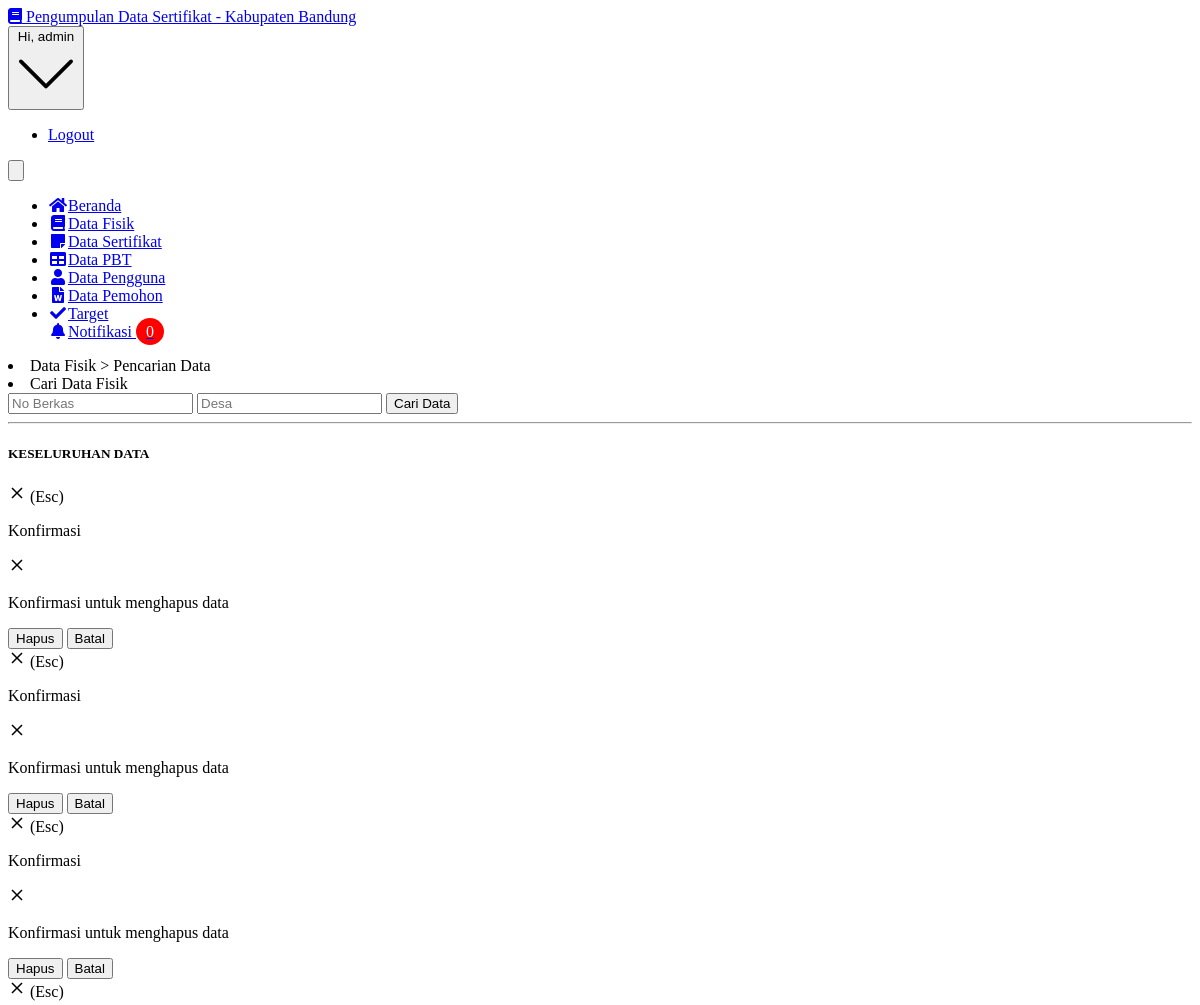
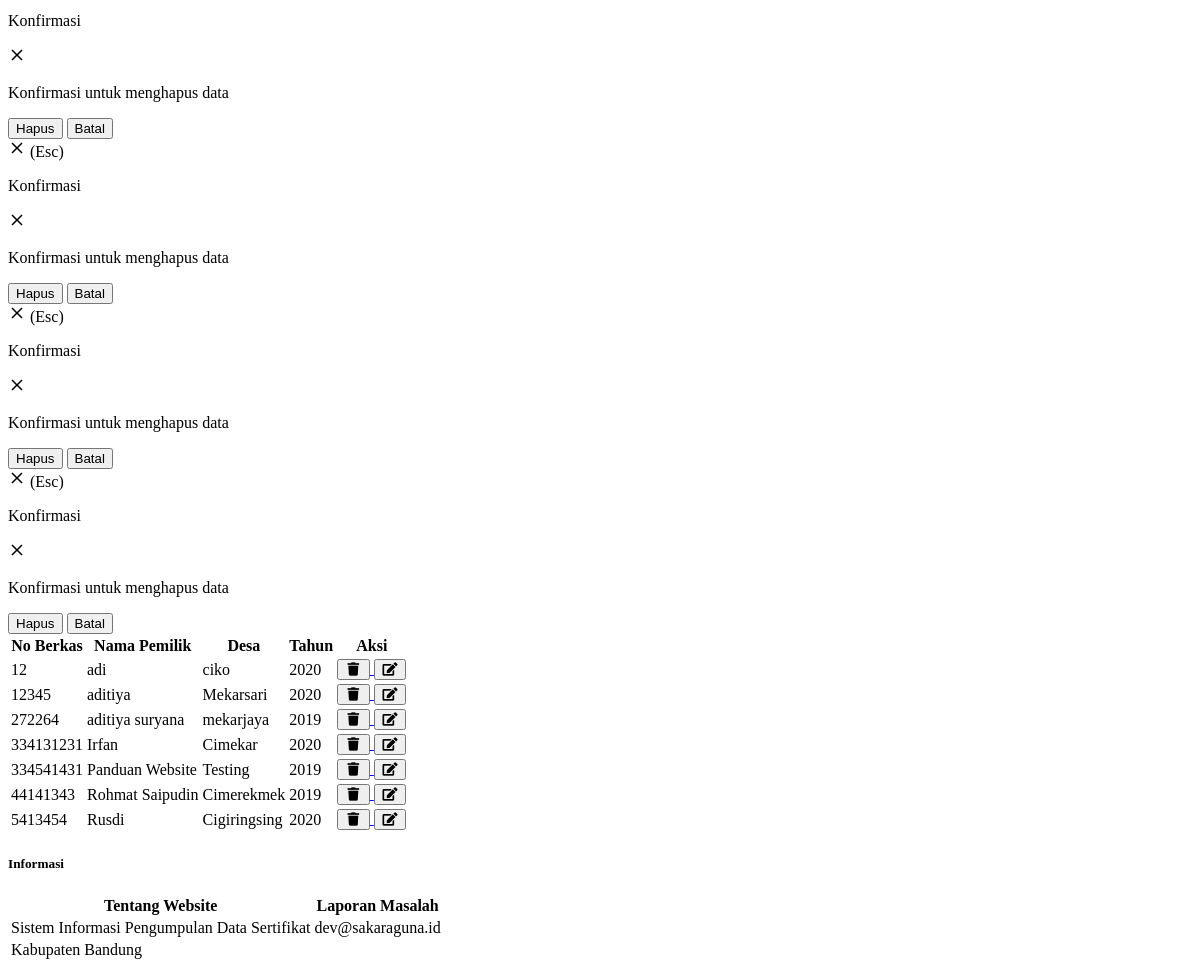
The page /admin/fisik.php (signed in) on the database its author committed (2 pictures, top to bottom).
### tables this page shows
CREATE TABLE `data_fisik` (
  `no_berkas` varchar(20) NOT NULL,
  `desa` varchar(30) NOT NULL,
  `nama` varchar(50) NOT NULL,
  `no_hak` varchar(50) NOT NULL,
  `no_sertifikat` varchar(50) NOT NULL,
  `status` varchar(20) NOT NULL,
  `tahun` varchar(20) NOT NULL
);

### admin/fisik.php (the view, shortened to what this page needs)
<?php
include '../core/conn.php';
$ambilNotif = mysqli_query($connection,"SELECT * FROM permohonan WHERE notif = 'unread' ORDER BY id_permohonan ASC");
$jumlahNotif = mysqli_num_rows($ambilNotif);
if(isset($_GET['submit'])){
  $berkas = filter_input(INPUT_GET, 'berkas', FILTER_SANITIZE_STRING);
  $desa = filter_input(INPUT_POST, 'desa', FILTER_SANITIZE_STRING);
  $data = mysqli_query($connection, "SELECT * FROM data_fisik WHERE no_berkas LIKE '%".$berkas."%' AND desa LIKE '%".$desa."%'");
  $judul = "HASIL PENCARIAN";
}else{
  $data = mysqli_query($connection, "SELECT * FROM data_fisik");
  $judul = "KESELURUHAN DATA";
}
?>
<!DOCTYPE html>
<html lang="en">
  <head>
    <link rel="stylesheet" href="https://use.fontawesome.com/releases/v5.3.1/css/all.css">
    <link href="../assets/css/style.css" rel="stylesheet" type="text/css">
  </head>
  <body class="bg-gray-100 font-sans leading-normal tracking-normal">
    <nav id="header" class="bg-white fixed w-full z-10 top-0 shadow">
      <div class="w-full container mx-auto flex flex-wrap items-center mt-0 pt-3 pb-3 md:pb-0">
        <div class="w-1/2 pl-2 md:pl-0">
          <a class="text-gray-900 text-base xl:text-xl no-underline hover:no-underline font-bold" href="#">
          <i class="fas fa-book text-orange-600 pr-3"></i> Pengumpulan Data Sertifikat - Kabupaten Bandung
          </a>
        </div>
        <div class="w-1/2 pr-0">
          <div class="flex relative inline-block float-right">
            <div class="relative text-sm">
              <button id="userButton" class="flex items-center focus:outline-none mr-3">
                 <span class="hidden md:inline-block">Hi, <?php echo $_SESSION['username'];?></span>
              </button>
              <div id="userMenu" class="bg-white rounded shadow-md mt-2 absolute mt-12 top-0 right-0 min-w-full overflow-auto z-30 invisible">
                <ul class="list-reset">
                  <li><a href="../core/logout.php" class="px-4 py-2 block text-gray-900 hover:bg-gray-400 no-underline hover:no-underline">Logout</a></li>
                </ul>
              </div>
            </div>
            <div class="block lg:hidden pr-4">
              <button id="nav-toggle" class="flex items-center px-3 py-2 border rounded text-gray-500 border-gray-600 hover:text-gray-900 hover:border-teal-500 appearance-none focus:outline-none">
              </button>
            </div>
          </div>
        </div>
        <div class="w-full flex-grow lg:flex lg:items-center lg:w-auto hidden lg:block mt-2 lg:mt-0 bg-white z-20" id="nav-content">
          <ul class="list-reset lg:flex flex-1 items-center px-4 md:px-0">
            <li class="mr-6 my-2 md:my-0">
              <a href="index.php" class="block py-1 md:py-3 pl-1 align-middle text-gray-500 no-underline hover:text-gray-900 border-b-2 border-white hover:border-orange-600">
              <i class="fas fa-home fa-fw mr-3 text-gray-500"></i><span class="pb-1 md:pb-0 text-sm">Beranda</span>
              </a>
            </li>
            <li class="mr-6 my-2 md:my-0">
              <a href="fisik.php" class="block py-1 md:py-3 pl-1 align-middle text-pink-600 no-underline hover:text-gray-900 border-b-2 border-pink-500 hover:border-pink-500">
              <i class="fas fa-book fa-fw mr-3"></i><span class="pb-1 md:pb-0 text-sm">Data Fisik</span>
              </a>
            </li>
            <li class="mr-6 my-2 md:my-0">
              <a href="sertifikat.php" class="block py-1 md:py-3 pl-1 align-middle text-gray-500 no-underline hover:text-gray-900 border-b-2 border-white hover:border-purple-500">
              <i class="fa fa-sticky-note fa-fw mr-3"></i><span class="pb-1 md:pb-0 text-sm">Data Sertifikat</span>
              </a>
            </li>
            <li class="mr-6 my-2 md:my-0">
              <a href="pbt.php" class="block py-1 md:py-3 pl-1 align-middle text-gray-500 no-underline hover:text-gray-900 border-b-2 border-white hover:border-green-500">
              <i class="fas fa-table fa-fw mr-3"></i><span class="pb-1 md:pb-0 text-sm">Data PBT</span>
              </a>
            </li>
            <li class="mr-6 my-2 md:my-0">
              <a href="users.php" class="block py-1 md:py-3 pl-1 align-middle text-gray-500 no-underline hover:text-gray-900 border-b-2 border-white hover:border-red-500">
              <i class="fa fa-user fa-fw mr-3"></i><span class="pb-1 md:pb-0 text-sm">Data Pengguna</span>
              </a>
            </li>
            <li class="mr-6 my-2 md:my-0">
              <a href="permohonan.php" class="block py-1 md:py-3 pl-1 align-middle text-gray-500 no-underline hover:text-gray-900 border-b-2 border-white hover:border-blue-500">
              <i class="fa fa-file-word fa-fw mr-3"></i><span class="pb-1 md:pb-0 text-sm">Data Pemohon</span>
              </a>
            </li>
            <li class="mr-6 my-2 md:my-0">
              <a href="target.php" class="block py-1 md:py-3 pl-1 align-middle text-gray-500 no-underline hover:text-gray-900 border-b-2 border-white hover:border-yellow-500">
              <i class="fa fa-check fa-fw mr-3"></i><span class="pb-1 md:pb-0 text-sm">Target</span>
              </a>
            </li>
            <li class="dropdown mr-6 my-2 md:my-0">
              <a href="#" class="block py-1 md:py-3 pl-1 align-middle text-gray-500 no-underline hover:text-gray-900 border-b-2 border-white">
              <i class="fa fa-bell fa-fw mr-3"></i><span class="pb-1 md:pb-0 text-sm">Notifikasi <span class="badge"><?php echo $jumlahNotif;?></span></span>
              </a>
            </li>
          </ul>
        </div>
      </div>
    </nav>
    <div class="container w-full mx-auto pt-20">
      <div class="w-full px-4 md:px-0 md:mt-8 mb-16 text-gray-800 leading-normal ">
        <div class="inline flex flex-wrap items-center justify-center">
          <div class="w-full md:w-1/2 xl:w-1/2 p-3">
            <div class="bg-white border rounded shadow p-2">
              <form action="" method="GET" class="bg-white rounded p-10">
                <li class="list-none"><span class="text-sm text-gray-500">Data Fisik > Pencarian Data</span></li>
                <li class="list-none"><span class="text-xl font-bold">Cari Data Fisik</span></li>
                <input autocomplete=off type="text" class="mt-3 inline-block bg-gray-200 focus:border-green-500 focus:border-6 shadow-sm appearance-none border rounded w-full py-2 px-3 text-sm text-gray-700 leading-normal focus:outline-none mb-4" placeholder="No Berkas" name="berkas"/>
                <input autocomplete=off type="text" class="mt-1 inline-block bg-gray-200 focus:border-green-500 focus:border-6 shadow-sm appearance-none border rounded w-full py-2 px-3 text-sm text-gray-700 leading-normal focus:outline-none mb-4" placeholder="Desa" name="desa"/>
                <input  class="mt-1 rounded-md text-sm appearance-none border w-100 py-2 px-6 font-reguler bg-green-800 cursor-pointer hover:bg-gray-900 hover:transition duration-700 text-gray-400 leading-normal" type="submit" name="submit" value="Cari Data">
              </form>
            </div>
          </div>
        </div>
        <hr class="border-b-2 border-gray-400 my-8 mx-4">
        <div class="w-full p-3">
          <div class="bg-white border rounded shadow-sm p-3">
            <div class="border-b p-3">
              <h5 class="font-bold uppercase text-gray-600"><?=$judul?></h5>
            </div>
            <table class="table-auto w-full">
              <thead>
                <tr class="bg-blue-300">
                  <th class="px-4 py-2">No Berkas</th>
                  <th class="px-4 py-2">Nama Pemilik</th>
                  <th class="px-4 py-2">Desa</th>
                  <th class="px-4 py-2">Tahun</th>
                  <th class="px-4 py-2">Aksi</th>
                </tr>
              </thead>
              <tbody>
              <?php
                while($d = mysqli_fetch_array($data)){
              ?>
                <tr class="text-center">
                  <td class="border px-4 py-2"><?=$d['no_berkas'];?></td>
                  <td class="border px-4 py-2"><?=$d['nama'];?></td>
                  <td class="border px-4 py-2"><?=$d['desa'];?></td>
                  <td class="border px-4 py-2"><?=$d['tahun'];?></td>
                  <td class="border px-4 py-2">
                    <a onClick="return confirm('Yakin Ingin Menghapus Data?')" href="controller/DeleteFisikController.php?no_berkas=<?=$d['no_berkas'];?>">
                    <button  title="Hapus" class="bg-red-400 px-2 py-1 text-sm rounded-md text-red-700"> <i class="fa fa-trash fa-fw"></i> </button>
                  </a>
                    <a href="edit_fisik.php?no_berkas=<?=$d['no_berkas'];?>"><button title="Edit" class="bg-green-400 px-2 py-1 text-sm rounded-md text-green-700"> <i class="fa fa-edit fa-fw"></i> </button></a>
                  </td>
                </tr>
              <div class="modal opacity-0 pointer-events-none fixed w-full h-full top-0 left-0 flex items-center justify-center">
                <div class="modal-container bg-white w-11/12 md:max-w-md mx-auto rounded shadow-lg z-50 overflow-y-auto">
                  <div class="modal-close absolute top-0 right-0 cursor-pointer flex flex-col items-center mt-4 mr-4 text-white text-sm z-50">
                    <svg class="fill-current text-white" xmlns="http://www.w3.org/2000/svg" width="18" height="18" viewBox="0 0 18 18">
                      <path d="M14.53 4.53l-1.06-1.06L9 7.94 4.53 3.47 3.47 4.53 7.94 9l-4.47 4.47 1.06 1.06L9 10.06l4.47 4.47 1.06-1.06L10.06 9z"></path>
                    </svg>
                    <span class="text-sm">(Esc)</span>
                  </div>
                  <div class="modal-content py-4 text-left px-6">
                    <div class="flex justify-between items-center pb-3">
                      <p class="text-2xl font-bold">Konfirmasi</p>
                      <div class="modal-close cursor-pointer z-50">
                        <svg class="fill-current text-black" xmlns="http://www.w3.org/2000/svg" width="18" height="18" viewBox="0 0 18 18">
                          <path d="M14.53 4.53l-1.06-1.06L9 7.94 4.53 3.47 3.47 4.53 7.94 9l-4.47 4.47 1.06 1.06L9 10.06l4.47 4.47 1.06-1.06L10.06 9z"></path>
                        </svg>
                      </div>
                    </div>
                    <p>Konfirmasi untuk menghapus data</p>
                    <div class="flex justify-end pt-2">
                      <a href="controller/DeleteFisikController.php?no_berkas=<?=$d['no_berkas'];?>"><button class="px-4 bg-transparent p-3 rounded-lg text-indigo-500 hover:bg-gray-100 hover:text-indigo-400 mr-2">Hapus</button></a>
                      <button class="focus:no-outline modal-close px-4 bg-indigo-500 p-3 rounded-lg text-white hover:bg-indigo-400">Batal</button>
                    </div>
                  </div>
                </div>
              </div>
                <?php } ?>
              </tbody>
            </table>
          </div>
        </div>
          <div class="w-full p-3">
            <div class="bg-white border rounded shadow">
              <div class="border-b p-3">
                <h5 class="font-bold uppercase text-gray-600">Informasi</h5>
              </div>
              <div class="p-5">
                <table class="w-full p-5 text-gray-700">
                  <thead>
                    <tr>
                      <th class="text-left text-blue-900">Tentang Website</th>
                      <th class="text-left text-blue-900">Laporan Masalah</th>
                    </tr>
                  </thead>
                  <tbody>
                    <tr>
                      <td>Sistem Informasi Pengumpulan Data Sertifikat</td>
                      <td>dev@sakaraguna.id</td>
                    </tr>
                    <tr>
                      <td>Kabupaten Bandung</td>
                    </tr>
                  </tbody>
                </table>
              </div>
            </div>
          </div>
        </div>
        </div>
</body>
</html>

### admin/fisik.php (style rules this page uses)
.badge { top: -10px; right: -10px; padding: 5px 10px; border-radius: 50%; background-color: red; color: white; }
li.dropdown { display: inline-block; }
.modal { transition: opacity 0.25s ease; }

### rows shown on the page
data_fisik: no_berkas "12", nama "adi", desa "ciko", tahun "2020"
data_fisik: no_berkas "12345", nama "aditiya", desa "Mekarsari", tahun "2020"
data_fisik: no_berkas "272264", nama "aditiya suryana", desa "mekarjaya", tahun "2019"
data_fisik: no_berkas "334131231", nama "Irfan", desa "Cimekar", tahun "2020"
data_fisik: no_berkas "334541431", nama "Panduan Website", desa "Testing", tahun "2019"
data_fisik: no_berkas "44141343", nama "Rohmat Saipudin", desa "Cimerekmek", tahun "2019"
data_fisik: no_berkas "5413454", nama "Rusdi", desa "Cigiringsing", tahun "2020"

### other values the page prints
$_SESSION['username'] "admin"
$jumlahNotif "0"
$judul "KESELURUHAN DATA"
